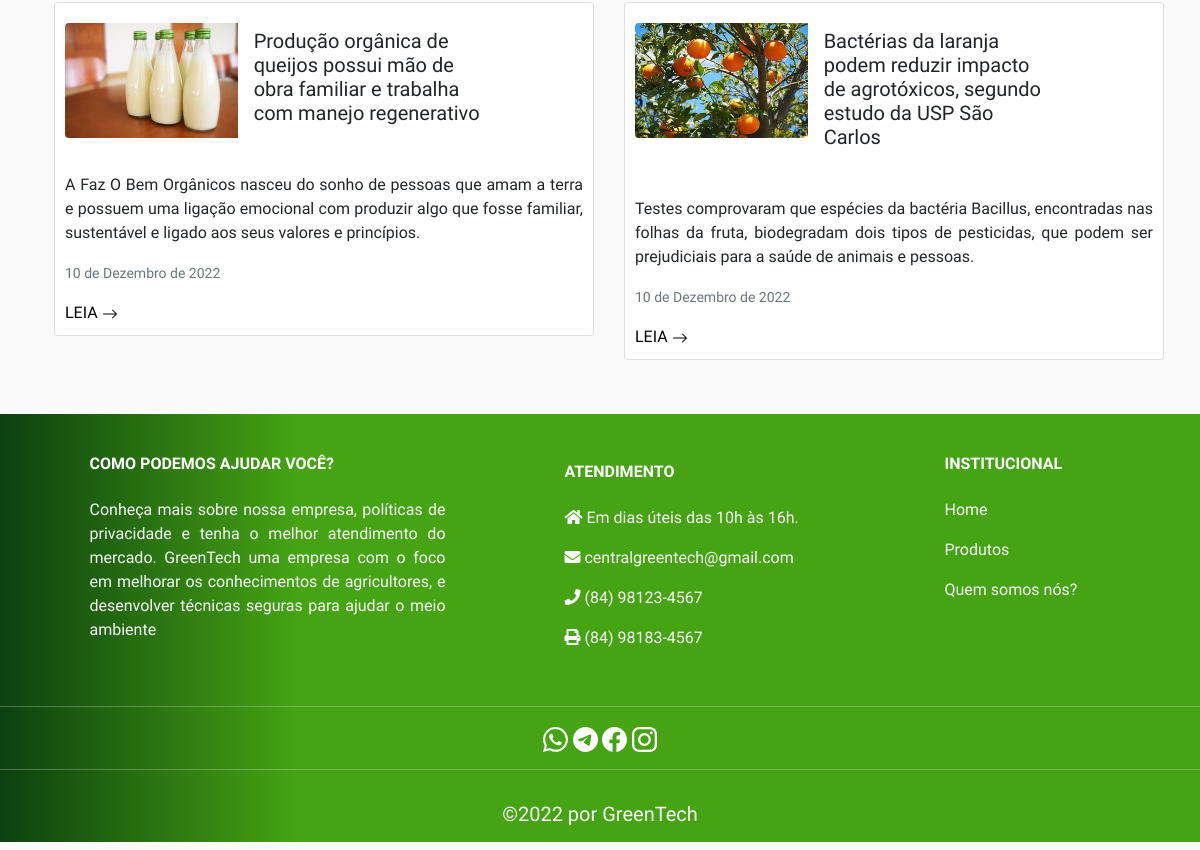
The app's page /noticias/ (lower part), older data.
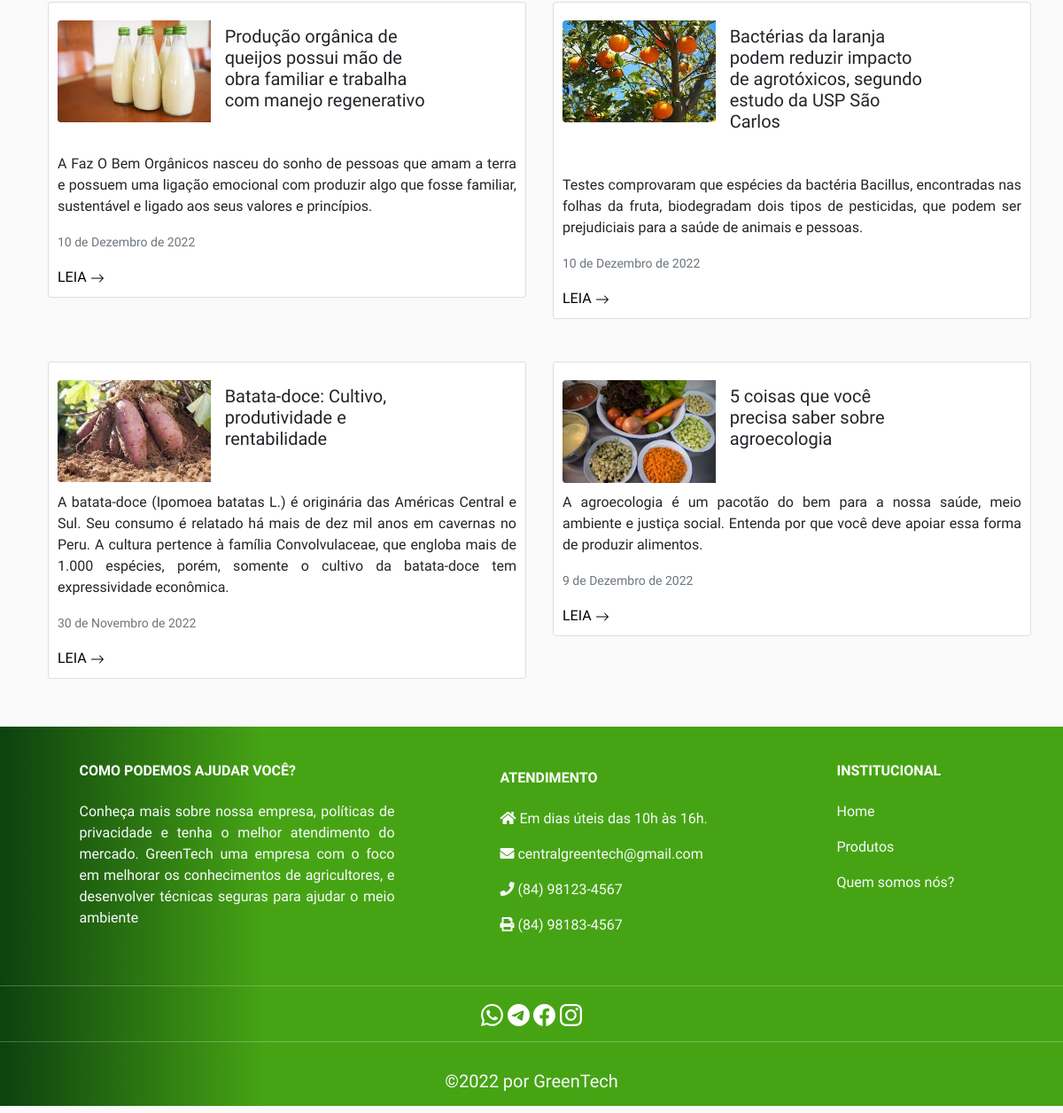
The same page, newer data.
### main/models.py (models this page shows, shortened)
class Publicacao(models.Model):
    titulo = models.CharField(max_length=200)
    descricao = models.TextField()
    corpo_do_texto = RichTextUploadingField()
    tempo_da_publicacao = models.DateField()
    imagem = models.ImageField(upload_to='produtos/', blank=True, null=True, max_length=250)
    autor = models.ForeignKey(Autor, on_delete=models.CASCADE)
    categoria = models.ManyToManyField(Categoria)
    user = models.ForeignKey(get_user_model(), null=True,blank=True,on_delete=models.CASCADE)

### main/views.py (the view)
# urls.py: path('noticias/', noticias, name="noticia"),
def noticias (request):
    busca = request.GET.get('search')
    if busca:
        lista = Publicacao.objects.filter(titulo__icontains = busca)
        lista_produto = Produto.objects.filter(nome__icontains = busca)
        context = {'buscas' : lista, 'busca_produto' : lista_produto}
        return render(request, "busca.html", context)
    else:
        lista = Publicacao.objects.all()
        context ={'publicacoes' : lista}
        return render(request, 'noticia.html', context)

### main/templates/noticia.html (shortened to what this page needs)
{% extends 'base.html' %}
{% load static %}
{% block conteudo %}
<section class="dividir">
    <section class="container" style="width: 1200px; padding-bottom: 30px;">
      <div class="row row-cols-1 row-cols-md-2 g-4">
        {% for publicacao in publicacoes %}
          <main navBT>
            <div class="card mb-4" style="max-width: 540px; ">
              <div class="row g-0 " style="margin: 10px; align-self: center;">
                <div class="col-md-4">
                  <img src="/media/{{publicacao.imagem}}" class="img-fluid rounded-start" alt="..." style="margin-top: 10px; margin-right: 20px;"  >
                </div>
                <div class="col-sm-6">
                  <div class="card-body">
                    <h5 class="card-title">{{publicacao.titulo}}</h5> <br></div>
                </div>
                <p class="card-text" >{{publicacao.descricao}}</p>
                    <p class="card-text"><small class="text-muted">{{publicacao.tempo_da_publicacao}}</small></p>
                    <a href="{% url 'detalhe' publicacao.id %}" class="cor-fonte">LEIA <svg xmlns="http://www.w3.org/2000/svg" width="16" height="16" fill="currentColor" class="bi bi-arrow-right" viewBox="0 0 16 16">
                      <path fill-rule="evenodd" d="M1 8a.5.5 0 0 1 .5-.5h11.793l-3.147-3.146a.5.5 0 0 1 .708-.708l4 4a.5.5 0 0 1 0 .708l-4 4a.5.5 0 0 1-.708-.708L13.293 8.5H1.5A.5.5 0 0 1 1 8z"/>
                    </svg>
                  </a>
              </div>
            </div>
          </main>
        {% endfor %}
      </div>
      </section>
{% endblock conteudo %}

### main/templates/base.html (shortened to what this page needs)
{% load static %}
<!DOCTYPE html>
<html lang="en">
<head>
    <link href="https://cdn.jsdelivr.net/npm/bootstrap@5.1.3/dist/css/bootstrap.min.css" rel="stylesheet">
    <link rel="stylesheet" type="text/css" href="https://cdnjs.cloudflare.com/ajax/libs/font-awesome/5.15.1/css/all.min.css">
    <link rel="stylesheet" type="text/css" href="{% static 'css/styles.css' %}"/>
</head>
<body>
<body>
<main>
    <div class="container mt-4">
        {% block conteudo %}{% endblock conteudo %}
    </div>
</main>
</body>
<footer class="cor page-footer font-small stylish-color-dark pt-4 text-light">
    <div class="container text-left text-md-left">
      <div class="row">
        <div class="col-md-4 mx-auto">
          <h6 style="font-size: 16px;" class="font-weight-bold text-uppercase mt-3 mb-4"><strong>Como podemos ajudar você?</strong> </h6>
          <p style="text-align: justify; font-size: 16px;">Conheça mais sobre nossa empresa, políticas de privacidade e tenha o melhor atendimento do mercado. GreenTech uma empresa com o foco em melhorar os conhecimentos de agricultores, e desenvolver técnicas seguras para ajudar  o meio ambiente</p>
        </div>
        <div class="col-md-4 col-lg-3 mx-auto my-md-4 my-0 mt-4 mb-1">
          <h6 class="font-weight-bold text-uppercase mb-4" ><strong>Atendimento</strong> </h6>
          <ul class="list-unstyled" >
            <li>
             <p style="font-size: 16px;"><i class="fas fa-home mr-3 p"  ></i> Em dias úteis das 10h às 16h.</p>
            </li>
            <li>
              <p style="font-size: 16px;"><i class="fas fa-envelope mr-3 p" ></i> centralgreentech@gmail.com </p>
            </li>
            <li>
              <p style="font-size: 16px;"><i class="fas fa-phone mr-3 p" ></i> (84) 98123-4567 </p>
            </li>
            <li>
              <p style="font-size: 16px;"><i class="fas fa-print mr-3 p"></i> (84) 98183-4567 </p>
            </li>
          </ul>
        </div>
        <div class="col-md-2 mx-auto">
          <h6 style="font-size: 16px;" class="font-weight-bold text-uppercase mt-3 mb-4" ><strong>Institucional</strong> </h6>
          <ul class="list-unstyled">
            <li>
              <p style="font-size: 16px;"><a class="text-decoration-none text-light" href="{% url 'index' %}">Home</a></p>
            </li>
            <li>
              <p style="font-size: 16px;"><a class="text-decoration-none text-light" href="{% url 'mercado' %}">Produtos</a></p>
            </li>
            <li>
              <p style="font-size: 16px;"><a class="text-decoration-none text-light" href="{% url 'sobrenos' %}"> Quem somos nós?</a></p>
            </li>
          </ul>
        </div>
      </div>
    </div>
   <hr>
     <div style="text-align: center;">
      <a  href=""></a>
      <a href=""></a>
      <a href=""></a>
      <a href=""></a>
      </div> <hr>
    <h5><div class="footer-copyright text-center py-3"> ©2022 por GreenTech</div></h5>
  </footer>
</body>
</html>

### main/static/css/styles.css (style rules this page uses)
* { box-sizing: border-box; font-family: 'Noto Sans Mono', monospace; font-family: 'Quicksand', sans-serif; }
header, footer { margin: 0px; padding: 0px; padding-left: 0px; padding-right: 0px; color: #f5f5f5; font-size: 20px; width: 100%; height: 100px; background-image: linear-gradient(to right, #0d410f 0, #46a414 25%); font-family: 'Noto Sans Mono', monospace; font-family: 'Quicksand', sans-serif; }
body { background: #fafafa; font-family: 'Noto Sans Mono', monospace; font-family: 'Quicksand', sans-serif; }
.cor { width: 100%; height: 100%; background-image: linear-gradient(to right, #0d410f 0, #46a414 25%); }
h6 { color:white; }
p { text-align: justify; font-family: 'Noto Sans Mono', monospace; font-family: 'Quicksand', sans-serif; }
a { text-decoration: none; }
.cor-fonte { color: black; }
.dividir { padding-top: 30px; }

Row changes from the older to the newer data that the page shows:
added Publicacao: imagem (picture), titulo "Batata-doce: Cultivo, produtividade e rentabilidade", descricao "A batata-doce (Ipomoea batatas L.) é originária das Américas Central e Sul. Seu consumo é relatado há mais de dez mil anos em cavernas no Peru. A cultura pertence à família Convolvulaceae, que engloba mais de 1.000 espécies, porém, somente o cultivo da batata-doce tem expressividade econômica.", tempo_da_publicacao "30 de Novembro de 2022"
added Publicacao: imagem (picture), titulo "5 coisas que você precisa saber sobre agroecologia", descricao "A agroecologia é um pacotão do bem para a nossa saúde, meio ambiente e justiça social. Entenda por que você deve apoiar essa forma de produzir alimentos.", tempo_da_publicacao "9 de Dezembro de 2022"
